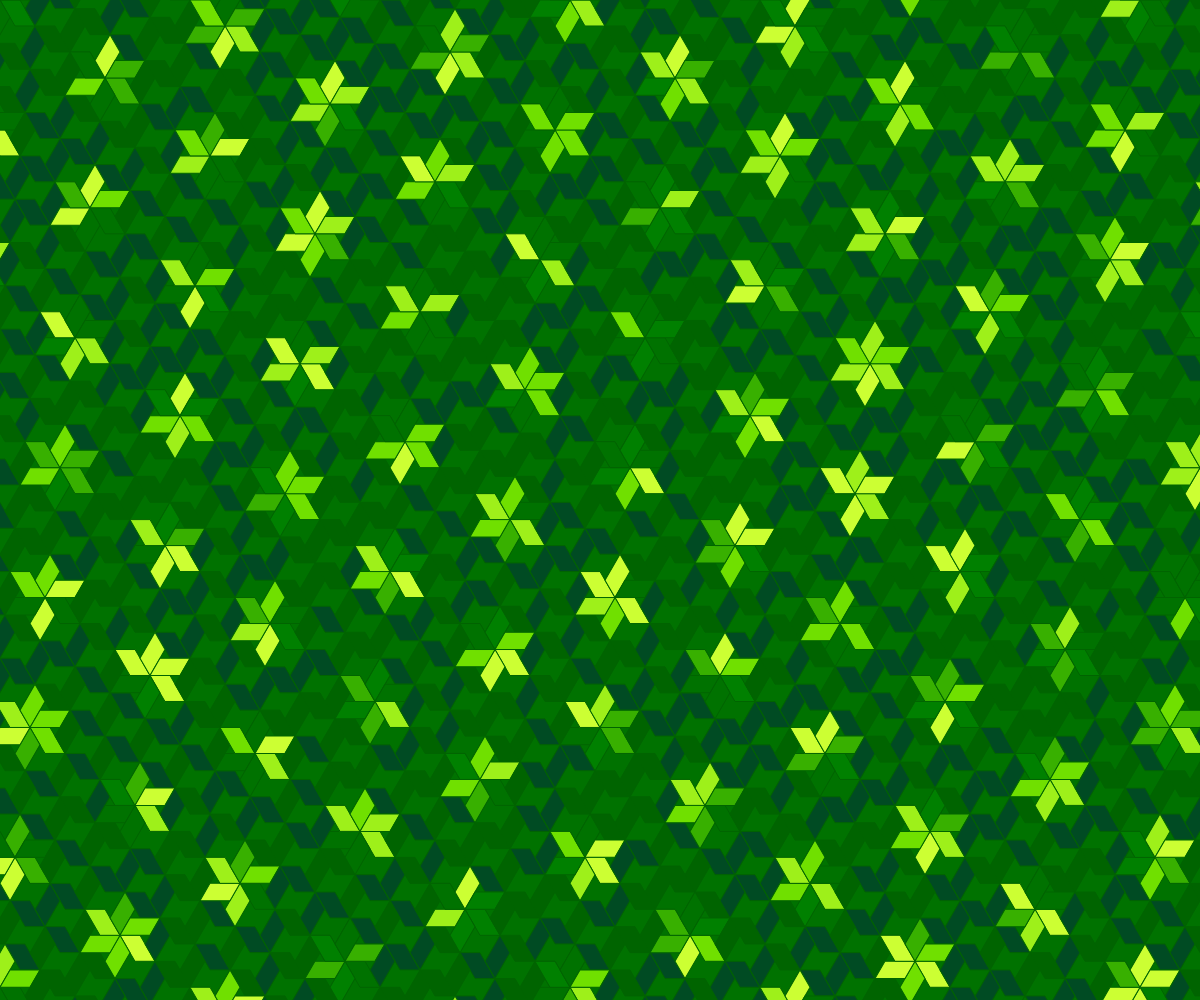
Frame 1 (no input)
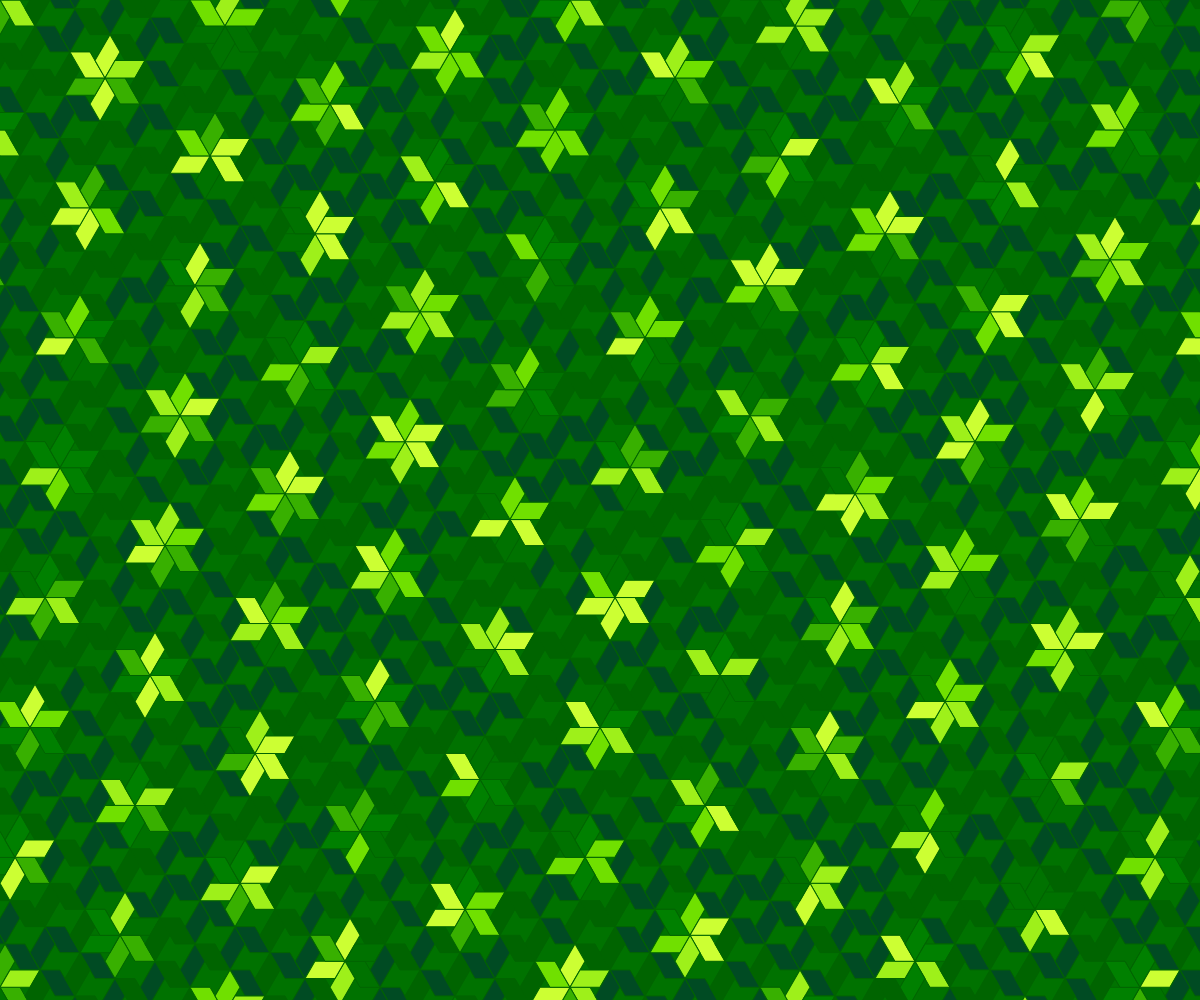
Frame 2 (the mouse pressed at the canvas centre, redrawn once)

The p5.js sketch that drew these frames (run headless with seeded random() and noise() and a simulated clock; the mouse was pressed at the canvas centre and the sketch redrawn once):

// p5.js sketch
// ── sketch.js
"use strict"

const COLORS = ["#007200", "#008000", "#38B000", "#70E000", "#9EF01A", "#CCFF33"];
const DARKS  = ["#004B23", "#006400"];
const BLACK = "#007200";
const WHITE = "#006400";

function setup(){
	createCanvas(windowWidth, windowHeight);
	angleMode(DEGREES); rectMode(CENTER); imageMode(CENTER);
	textAlign(CENTER, CENTER); textSize(14);
	noLoop();
}

function draw(){
	background(BLACK);

	noFill();
	stroke(WHITE); strokeWeight(1);
	//noStroke();

	const len = 20;
	const pX = len*1.5 + len*cos(60);
	const oY = len * sin(60);
	const pY = (len*1.5) * sin(60);
	const oX = len + (len*1.5) * cos(60);

	const rows = floor(height / pY) + 2;
	const cols = floor(width / pX);
	for(let r=0; r<rows; r++){
		for(let c=-cols; c<cols; c++){
			const x = c * pX + r * oX;
			const y = r * pY - c * oY;
			drawAjiro(x, y, len, r, c);
		}
	}
}

function drawAjiro(x, y, len, r, c){

	const dirs = [0, 60, 180, 240];

	if(r%3==0 && c%3==0){
		for(let i=0; i<6; i++){
			fill(getColor(COLORS));
			drawShape(x, y, len, i*60, dirs);
		}
	}else{
		for(let i=0; i<2; i++){
			fill(getColor(DARKS));
			drawShape(x, y, len, i*60, dirs);
		}
	}
}

function drawShape(x, y, len, rot, dirs){
	push();
	translate(x, y);
	rotate(rot);
	beginShape();
	let current = {x: 0, y: 0};
	vertex(current.x, current.y);
	for(let dir of dirs){
		if(dir%90==0){
			current.x += len * cos(dir);
			current.y += len * sin(dir);
		}else{
			current.x += (len*1.5) * cos(dir);
			current.y += (len*1.5) * sin(dir);
		}
		vertex(current.x, current.y);
	}
	endShape(CLOSE);
	pop();
}

function getColor(colors){
	return colors[floor(random()*colors.length)];
}
